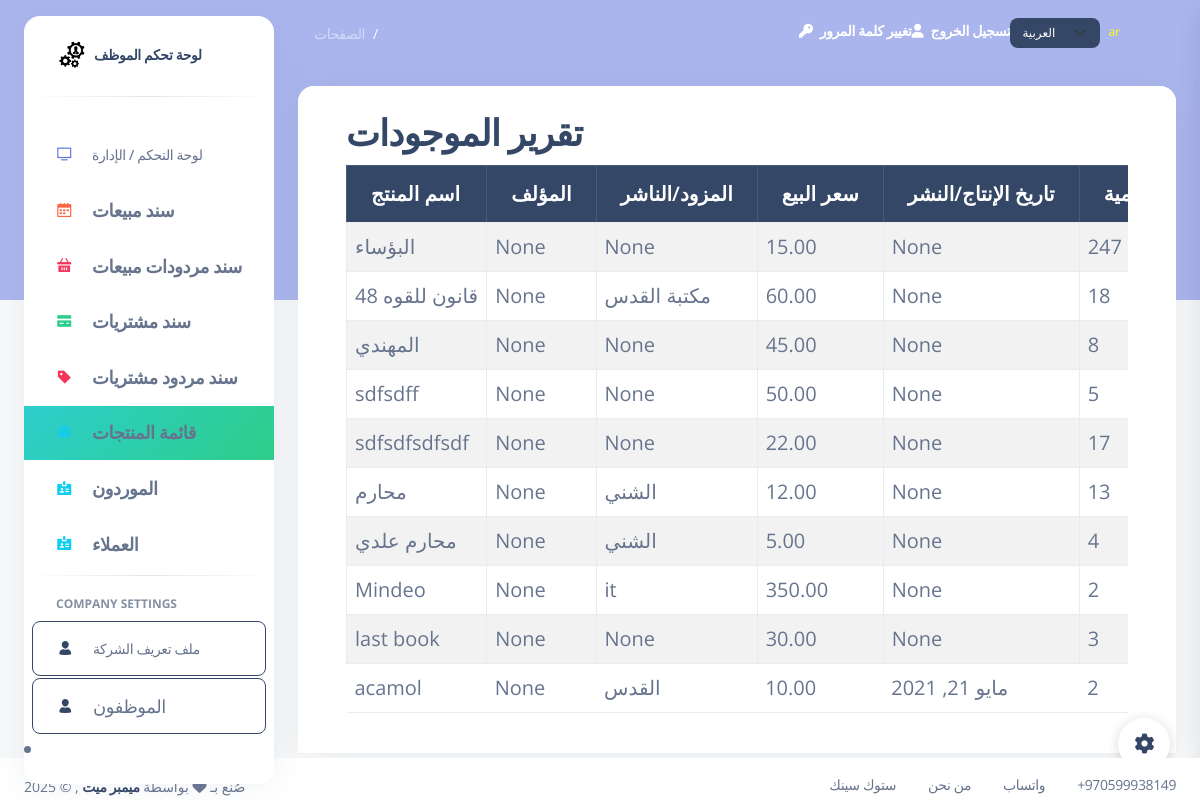
Page /stock_products_report/ on the committed database.
### my_app/models.py (models this page shows, shortened)
class Product(models.Model):
    product_name = models.CharField(max_length=255)
    quantity = models.IntegerField(default=0)
    purchasing_price = models.DecimalField(max_digits=6, decimal_places=2)
    sale_price = models.DecimalField(max_digits=6, decimal_places=2, null=True, blank=True)
    category = models.CharField(max_length=100, blank=True, null=True)
    expiry_date = models.DateField(blank=True, null=True)
    isbn = models.CharField(max_length=32, unique=True)
    production_date = models.DateField(blank=True, null=True)
    author = models.CharField(max_length=255, blank=True, null=True)
    supplier = models.CharField(max_length=255, blank=True, null=True)#publisher
    employee = models.ForeignKey(Employee, related_name="products", on_delete=models.CASCADE, null=True, blank=True)
    created_at = models.DateTimeField(auto_now_add=True)
    updated_at = models.DateTimeField(auto_now=True)
    objects = ProductManager()

### my_app/views.py (the view)
# urls.py: path('stock_products_report/', views.stock_products_report, name='stock_products_report'),
def stock_products_report(request):
    products = models.Product.objects.filter(quantity__gt=0)
    context = {
        'products': products,
    }
    return render(request, 'stock_products_report.html', context)

### my_app/templates/stock_products_report.html (shortened to what this page needs)
{% extends 'layouts/base.html' %}
{% load i18n %}
{% block content %}
  <div class="card" id="printableTable">
    <div class="card-header">
        <div class="container">
            <h2>{% trans "Stock Products Report" %}</h2>
            <div class="table-responsive p-0">
            <table class="table table-striped table-bordered">
                <thead class="table-dark">
                    <tr>
                        <th>{% trans "Product Name" %}</th>
                        <th>{% trans "Author" %}</th>
                        <th>{% trans "Supplier/Publisher" %}</th>
                        <th>{% trans "Sale Price" %}</th>
                        <th>{% trans "Production Date" %}</th>
                        <th>{% trans "Quantity" %}</th>
                    </tr>
                </thead>
                <tbody>
                    {% for product in products %}
                    <tr>
                        <td>{{ product.product_name }}</td>
                        <td>{{ product.author }}</td>
                        <td>{{ product.supplier }}</td>
                        <td>{{ product.sale_price }}</td>
                        <td>{{ product.production_date }}</td>
                        <td>{{ product.quantity }}</td>
                    </tr>
                    {% endfor %}
                </tbody>
            </table>
        </div>
    </div>
  </div>
</div>
{% endblock %}

### rows in the picture
Product: product_name "البؤساء", author "None", supplier "None", sale_price "15.00", production_date "None", quantity "247"
Product: product_name "48 قانون للقوه", author "None", supplier "مكتبة القدس", sale_price "60.00", production_date "None", quantity "18"
Product: product_name "المهندي", author "None", supplier "None", sale_price "45.00", production_date "None", quantity "8"
Product: product_name "sdfsdff", author "None", supplier "None", sale_price "50.00", production_date "None", quantity "5"
Product: product_name "sdfsdfsdfsdf", author "None", supplier "None", sale_price "22.00", production_date "None", quantity "17"
Product: product_name "محارم", author "None", supplier "الشني", sale_price "12.00", production_date "None", quantity "13"
Product: product_name "محارم علدي", author "None", supplier "الشني", sale_price "5.00", production_date "None", quantity "4"
Product: product_name "Mindeo", author "None", supplier "it", sale_price "350.00", production_date "None", quantity "2"
Product: product_name "last book", author "None", supplier "None", sale_price "30.00", production_date "None", quantity "3"
Product: product_name "acamol", author "None", supplier "القدس", sale_price "10.00", production_date "مايو 21, 2021", quantity "2"

### other values in the picture
{{ LANGUAGE_CODE }} "ar"
